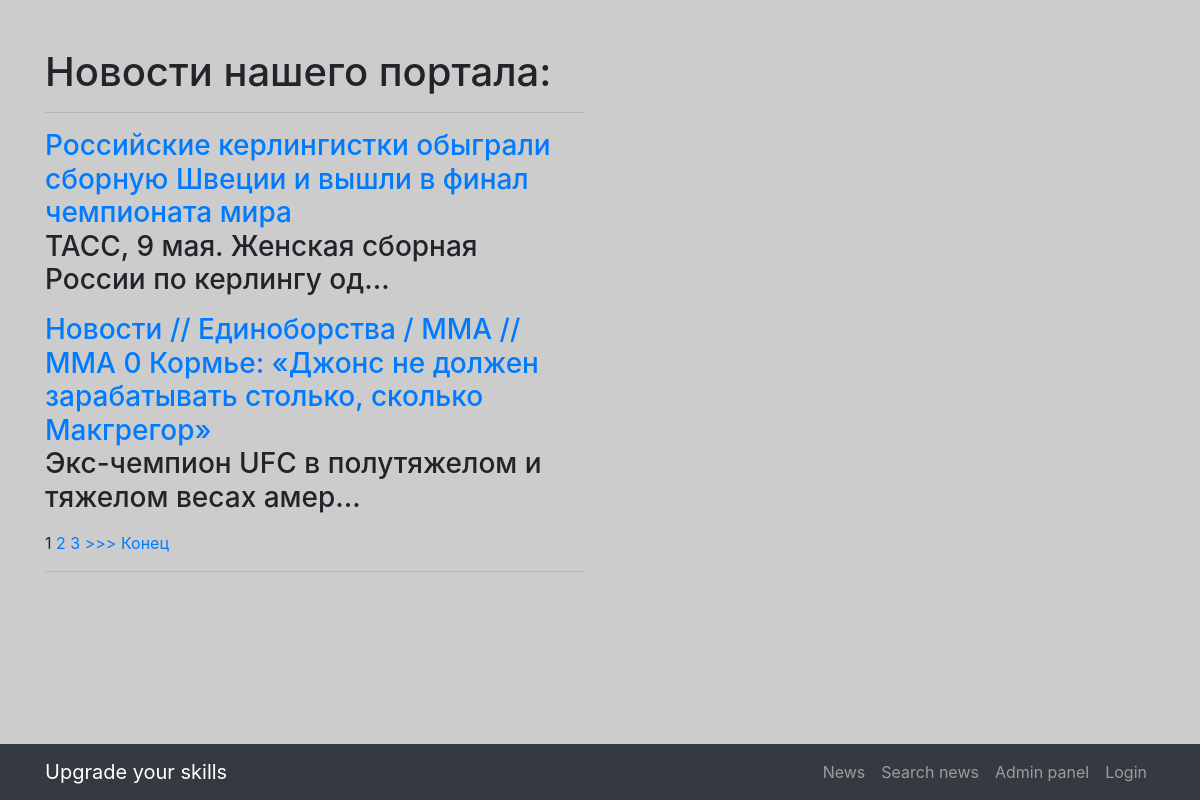
Page /news/ on the committed database.
### news/models.py (models this page shows, shortened)
class Post(models.Model):
    author = models.ForeignKey('Author', on_delete = models.CASCADE)
    news, article = 'NE', 'AR'
    POSITIONS = [(news, 'Новость'), (article,'Статья')]
    type_news_article = models.CharField(max_length = 2, choices = POSITIONS, default = 'news')
    time_in = models.DateTimeField(auto_now_add = True)
    chapter = models.CharField(max_length = 200, unique = False)
    text = models.TextField(default = '')
    article_news_rate = models.IntegerField(default=0)
    category = models.ManyToManyField(Category, through= 'PostCategory')

### news/views.py (the view)
# urls.py: path('', NewsList.as_view(), name = 'news_list'),
class NewsList(ListView):
    model = Post
    template_name = 'news/newslist.html'
    context_object_name = 'newslist'
    ordering = ['-time_in'] # выводим первыми самые свежие новости
    paginate_by = 2
    def get_context_data(self, **kwargs):
        context = super().get_context_data(**kwargs)
        context['is_not_author'] = not self.request.user.groups.filter(name = 'authors').exists()
        return context

### djantimat/helpers.py (called while the page is built)
    @staticmethod
    def replace(text, repl='[censored]'):
        words = {}
        for word in PymorphyProc._gen(text):
            text = text.replace(word, repl)
        return text

    @staticmethod
    def _gen(text):
        for word in re.findall(word_pattern, text):
            if len(word) < 3:
                continue
            normal_word = PymorphyProc.morph.parse(word.lower())[0].normal_form
            if normal_word in PymorphyProc.get_words():
                yield word

    @staticmethod
    def get_words():
        return Slang.objects.values_list('word', flat=True)

### news/templatetags/custom_filters.py (called while the page is built)
@register.filter(name='censor')
def censor(value):
    return PymorphyProc.replace(value, repl='[censored]')

### templates/news/newslist.html (shortened to what this page needs)
{% extends 'base.html' %}
{% load account %}
{% load custom_filters %}
{% block content %}
    {% if newslist %}
        <h1>Новости нашего портала:</h1>
        <hr>
        <table>
            {% for news in newslist %}
            <h3>
                <a href="{{news.id}}">
                    {{news.chapter | censor}}
                </a>
            <p>
                {{news.text | truncatechars:51 | censor}}
            </p>
            {%endfor%}
        </table>
        {% if is_paginated %}
            {% for num in page_obj.paginator.page_range %}
                {% if page_obj.number == num %}
                    <a>{{ num }}</a>
                {% elif num > page_obj.number|add:'-3' and num < page_obj.number|add:'3' %}
                    <a href="?page={{ num }}">{{ num }}</a>
                {% endif %}
            {% endfor %}
            {% if page_obj.has_next %}
                <a href="?page={{ page_obj.next_page_number }}">>>></a>
                <a href="?page={{ page_obj.paginator.num_pages }}">Конец</a>
            {% endif %}
        {% endif %}
    {% else %}
        <h2>Новостей пока нет!</h2>
    {% endif %}
    <hr>
{% endblock content %}

### static/css/the-big-picture.css (style rules this page uses)
body { background: url(http://localhost:8000/static/1920x1080.png) no-repeat center center fixed; -webkit-background-size: cover; -moz-background-size: cover; background-size: cover; -o-background-size: cover; }

### rows in the picture
Post: chapter|censor "Российские керлингистки обыграли сборную Швеции и вышли в финал чемпионата мира", text|censor "ТАСС, 9 мая. Женская сборная России по керлингу од…"
Post: chapter|censor "Новости // Единоборства / ММА // ММА 0 Кормье: «Джонс не должен зарабатывать столько, сколько Макгрегор»", text|censor "Экс-чемпион UFC в полутяжелом и тяжелом весах амер…"

### other values in the picture
{{ num }} "1"
{{ num }} "2" "3"
